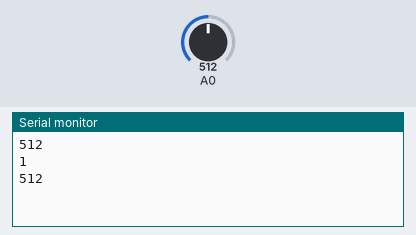
Recording of a sketch running on a simulated Arduino Uno, built with avr-gcc and run on an emulated ATmega328P. Shown: the last lines printed to the serial monitor. The inputs (shaded band) are chosen by the test bench; at power-on: A0 = 512.

Above: at 1.8 s.
1.9 s: A0 set to 490
At 2.8 s:
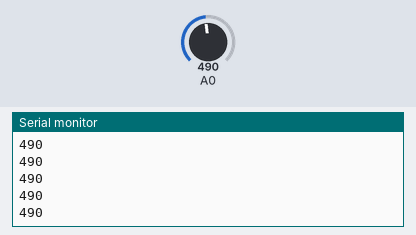
3.4 s: A0 set to 510
At 5.2 s:
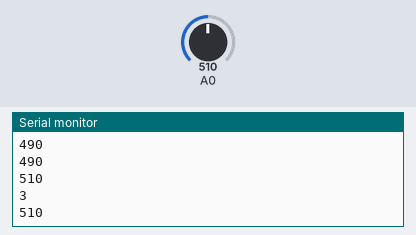
Timing chart, 0 to 6.7 s (numbered marks = the images above; inputs shaded):
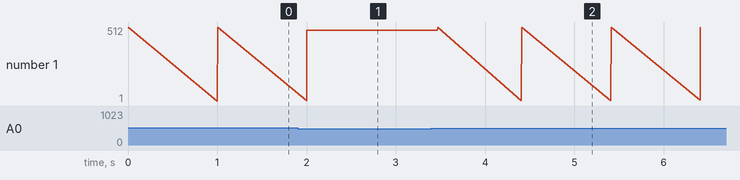

The sketch:

19BCS4520.ino
```cpp
int an=0;
int counter=0;
void setup()
{
 Serial.begin(9600);
}
void loop()
{
  an=analogRead(A0);
  Serial.println(an);
  if(an!=500)
  {

       if (an>500) {

       //was motion detected
       counter=counter+1;
         delay(1000);
       Serial.println(counter);
      }
  }

}
```

Measured:
- after the input at 1.9 s, the serial monitor: prints a new line after 0.10 s (image 1)
- after the input at 3.4 s, the serial monitor: prints a new line after 0.07 s (image 2)
- plotted number 1: 512 → 490 after the input at 1.9 s, 490 → 510 after the input at 3.4 s
